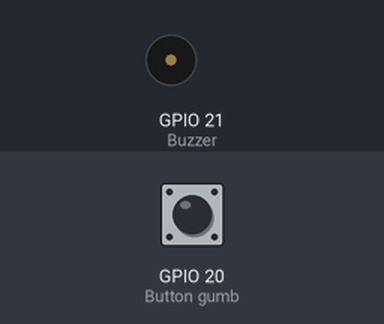
The program below on a simulated Raspberry Pi (BCM pin numbers). Parts: buzzer (waves = sounding, pin HIGH). The inputs (shaded band) are chosen by the test bench; at power-on: GPIO 20 (Button gumb) HIGH.

Above: at 1.2 s.
1.3 s: GPIO 20 (Button gumb) pulled LOW for 0.6 s
At 1.9 s:
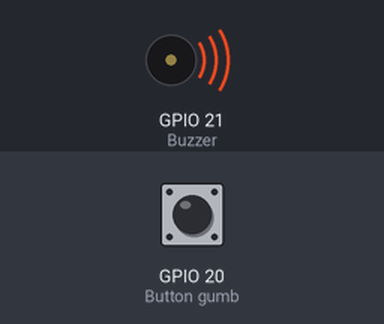
3.5 s: GPIO 20 (Button gumb) pulled LOW for 3.2 s
At 7.9 s:
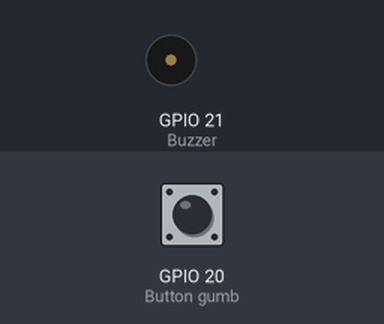
Timing chart, 0 to 9.4 s (numbered marks = the images above; inputs shaded):
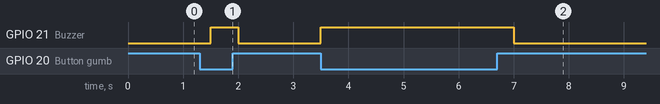

Measured:
- after the input at 1.3 s, GPIO 21 (Buzzer): LOW → HIGH after 0.20 s, → LOW 0.50 s later
- after the input at 3.5 s, GPIO 21 (Buzzer): LOW → HIGH at once, → LOW 3.5 s later

The program:

04_gumb_piskac.py
```python
#!/usr/bin/env python
# -*- coding: utf-8 -*-

import gpiozero
import time


#Inicializacija piskača
zvok = gpiozero.Buzzer(21)
#Inicializacija gumba
gumb = gpiozero.Button(20)

while True:
    if gumb.is_pressed:
        zvok.on()
        time.sleep(0.5)
    else:
        zvok.off()
        time.sleep(0.5)
```
